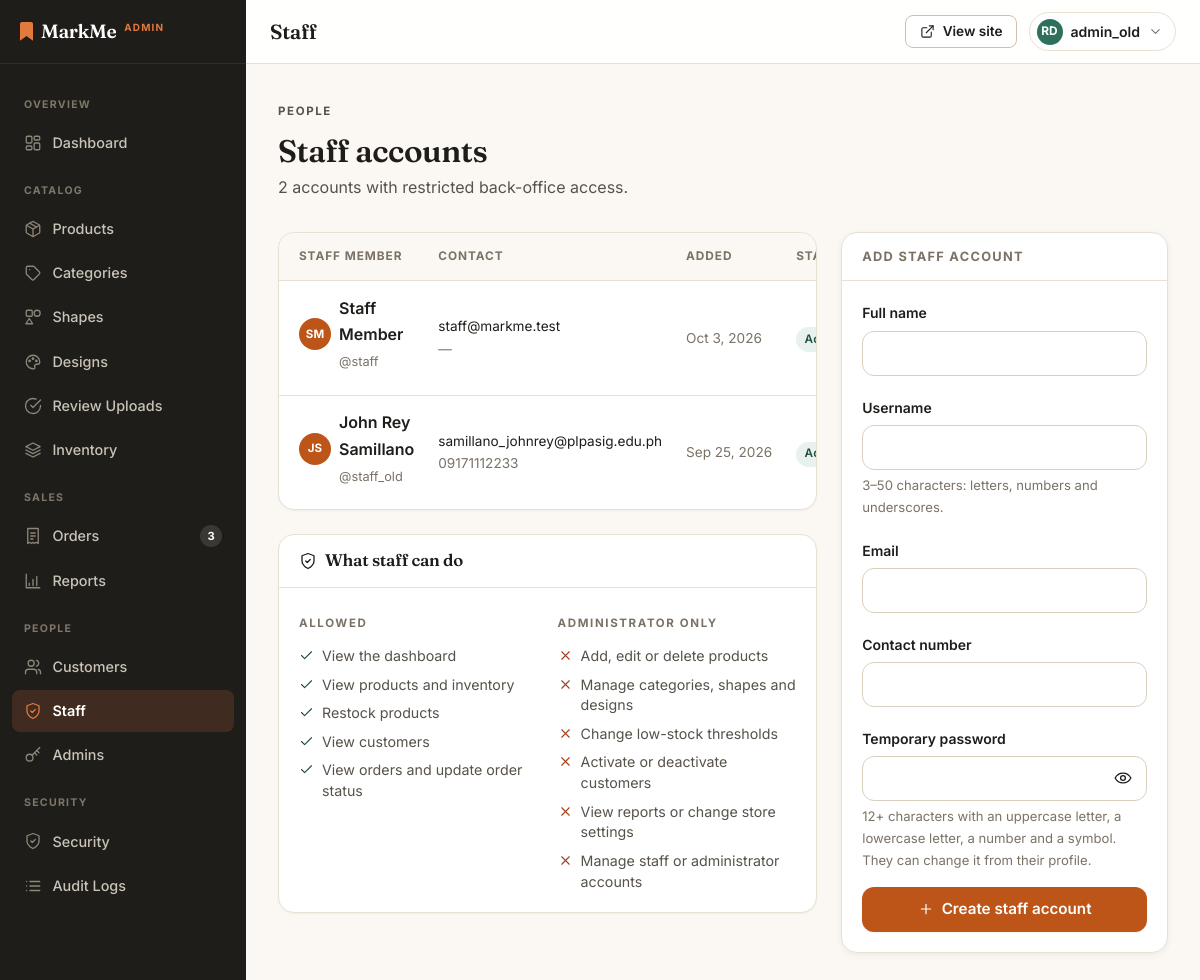
The page /admin/staff.php (signed in) on the database its author committed.
### tables this page shows
CREATE TABLE `users` (
  `user_id` int(10) UNSIGNED NOT NULL,
  `role` enum('customer','staff','admin') NOT NULL DEFAULT 'customer',
  `username` varchar(50) NOT NULL,
  `email` varchar(150) NOT NULL,
  `password_hash` varchar(255) NOT NULL,
  `mfa_secret` varchar(64) DEFAULT NULL,
  `mfa_enabled` tinyint(1) NOT NULL DEFAULT 0,
  `mfa_confirmed_at` timestamp NULL DEFAULT NULL,
  `password_changed_at` timestamp NULL DEFAULT NULL,
  `full_name` varchar(150) NOT NULL,
  `avatar_path` varchar(255) DEFAULT NULL,
  `contact_number` varchar(30) DEFAULT NULL,
  `address` varchar(255) DEFAULT NULL,
  `city` varchar(100) DEFAULT NULL,
  `province` varchar(100) DEFAULT NULL,
  `postal_code` varchar(10) DEFAULT NULL,
  `is_active` tinyint(1) NOT NULL DEFAULT 1,
  `activated_at` timestamp NULL DEFAULT NULL,
  `created_at` timestamp NOT NULL DEFAULT current_timestamp()
);

### config/db.php (called while the page is built, shortened)
<?php
function db(): PDO
{
    static $pdo = null;
    if ($pdo === null) {
        $dsn = 'mysql:host=' . DB_HOST . ';dbname=' . DB_NAME . ';charset=' . DB_CHARSET;
        $pdo = new PDO($dsn, DB_USER, DB_PASS, [
            PDO::ATTR_ERRMODE => PDO::ERRMODE_EXCEPTION,
            PDO::ATTR_DEFAULT_FETCH_MODE => PDO::FETCH_ASSOC,
            PDO::ATTR_EMULATE_PREPARES => false,
        ]);
    }
    return $pdo;
}

### includes/functions.php (called while the page is built, shortened)
<?php
require_once __DIR__ . '/../config/db.php';
function e(?string $value): string
{
    return htmlspecialchars($value ?? '', ENT_QUOTES, 'UTF-8');
}
function initials(?string $name): string
{
    $parts = preg_split('/\s+/', trim((string)$name)) ?: [];
    $parts = array_values(array_filter($parts));
    $first = mb_substr($parts[0], 0, 1);
    $last = count($parts) > 1 ? mb_substr($parts[count($parts) - 1], 0, 1) : '';
    return mb_strtoupper($first . $last);
}
function setting(string $key, string $default = ''): string
{
    static $cache = null;
    if ($cache === null) {
        $cache = [];
        foreach (db()->query('SELECT setting_key, setting_value FROM settings')->fetchAll() as $row) {
            $cache[$row['setting_key']] = (string)$row['setting_value'];
        }
    }
    return $cache[$key] ?? $default;
}
function avatar_url(?string $file): ?string
{
    if (!$file) {
        return null;
    }
    return is_file(__DIR__ . '/../uploads/avatars/' . $file)
        ? upload_url('avatars', $file)
        : null;
}

### includes/security.php (called while the page is built, shortened)
<?php
require_once __DIR__ . '/functions.php';
function sec_password_min(): int
{
    return max(8, (int)setting('password_min_length', '12'));
}

### admin/staff.php (the view, shortened to what this page needs)
<?php
$staff = db()->query(
    "SELECT user_id, username, email, full_name, avatar_path, contact_number, is_active, created_at
       FROM users WHERE role = 'staff' ORDER BY created_at DESC"
)->fetchAll();
$allowed = [
    'View the dashboard',
    'View products and inventory',
    'Restock products',
    'View customers',
    'View orders and update order status',
];
$denied = [
    'Add, edit or delete products',
    'Manage categories, shapes and designs',
    'Change low-stock thresholds',
    'Activate or deactivate customers',
    'View reports or change store settings',
    'Manage staff or administrator accounts',
];
require __DIR__ . '/includes/admin_header.php';
?>
<div class="page-head">
    <div>
        <p class="eyebrow eyebrow-muted">People</p>
        <h2 style="margin-top:var(--s-2)">Staff accounts</h2>
        <p><?= count($staff) ?> <?= count($staff) === 1 ? 'account' : 'accounts' ?> with restricted
            back-office access.</p>
    </div>
</div>
<div class="cart-grid">
    <div class="d-flex flex-column" style="gap:var(--s-6)">
        <div class="data-card">
            <div class="table-responsive">
                <table class="table table-hover">
                    <thead>
                        <tr>
                            <th scope="col">Staff member</th>
                            <th scope="col">Contact</th>
                            <th scope="col">Added</th>
                            <th scope="col">Status</th>
                        </tr>
                    </thead>
                    <tbody>
                        <?php foreach ($staff as $member): ?>
                            <?php $avatar = avatar_url($member['avatar_path']); ?>
                            <tr>
                                <th scope="row">
                                    <span class="d-flex align-items-center gap-2">
                                        <?php if ($avatar): ?>
                                            <img class="avatar avatar-img" src="<?= e($avatar) ?>" alt=""
                                                 width="32" height="32"
                                                 style="width:32px;height:32px;border-radius:var(--r-pill)" loading="lazy" decoding="async">
                                        <?php else: ?>
                                            <span class="avatar" aria-hidden="true"
                                                  style="width:32px;height:32px;border-radius:var(--r-pill);background:var(--accent-600);color:#fff;display:inline-flex;align-items:center;justify-content:center;font-size:.72rem;font-weight:700;flex:none">
                                                <?= e(initials($member['full_name'])) ?>
                                            </span>
                                        <?php endif; ?>
                                        <span>
                                            <span style="display:block;font-weight:600"><?= e($member['full_name']) ?></span>
                                            <span class="text-muted" style="font-size:.8rem;font-weight:400">@<?= e($member['username']) ?></span>
                                        </span>
                                    </span>
                                </th>
                                <td style="font-size:.85rem">
                                    <span style="display:block"><?= e($member['email']) ?></span>
                                    <span class="text-muted"><?= e($member['contact_number'] ?: '—') ?></span>
                                </td>
                                <td class="text-muted" style="font-size:.85rem;white-space:nowrap">
                                    <?= e(date('M j, Y', strtotime($member['created_at']))) ?>
                                </td>
                                <td>
                                    <span class="badge bg-<?= $member['is_active'] ? 'success' : 'secondary' ?>">
                                        <?= $member['is_active'] ? 'Active' : 'Deactivated' ?>
                                    </span>
                                </td>
                                                   minlength="<?= sec_password_min() ?>" required>
                            </tr>
                        <?php endforeach; ?>
                    </tbody>
                </table>
            </div>
        </div>
        <section class="card card-flush">
            <div class="panel-head">
                <h2 class="d-flex align-items-center gap-2"><?= icon('shield', 18) ?> What staff can do</h2>
            </div>
            <div class="panel-body">
                <div class="form-grid">
                    <div>
                        <p class="eyebrow eyebrow-muted">Allowed</p>
                        <ul class="perm-list is-allowed">
                            <?php foreach ($allowed as $item): ?>
                                <li><?= icon('check', 15) ?><span><?= e($item) ?></span></li>
                            <?php endforeach; ?>
                        </ul>
                    </div>
                    <div>
                        <p class="eyebrow eyebrow-muted">Administrator only</p>
                        <ul class="perm-list is-denied">
                            <?php foreach ($denied as $item): ?>
                                <li><?= icon('close', 15) ?><span><?= e($item) ?></span></li>
                            <?php endforeach; ?>
                        </ul>
                    </div>
                </div>
            </div>
        </section>
    </div>
    <aside class="summary-card">
        <h2>Add staff account</h2>
        <div class="summary-body">
            <form method="post">
                <div class="field-group">
                    <label class="form-label" for="sfName">Full name</label>
                    <input type="text" id="sfName" name="full_name" class="form-control" required>
                </div>
                <div class="field-group">
                    <label class="form-label" for="sfUser">Username</label>
                    <input type="text" id="sfUser" name="username" class="form-control"
                           pattern="[A-Za-z0-9_]{3,50}" required>
                    <p class="form-text">3&ndash;50 characters: letters, numbers and underscores.</p>
                </div>
                <div class="field-group">
                    <label class="form-label" for="sfEmail">Email</label>
                    <input type="email" id="sfEmail" name="email" class="form-control" required>
                </div>
                <div class="field-group">
                    <label class="form-label" for="sfContact">Contact number</label>
                    <input type="tel" id="sfContact" name="contact_number" class="form-control">
                </div>
                <div class="field-group">
                    <label class="form-label" for="sfPass">Temporary password</label>
                    <input type="password" id="sfPass" name="password" class="form-control"
                           minlength="<?= sec_password_min() ?>" required>
                    <p class="form-text">
                        <?= sec_password_min() ?>+ characters with an uppercase letter, a lowercase
                        letter, a number and a symbol. They can change it from their profile.
                    </p>
                </div>
                <button type="submit" class="btn btn-primary btn-block">
                    <?= icon('plus', 16) ?> Create staff account
                </button>
            </form>
        </div>
    </aside>
</div>
<?php require __DIR__ . '/../includes/backoffice/shell_footer.php'; ?>

### assets/css/variables.css (style rules this page uses)
:root { --cream: #fbf8f3; --cream-2: #f4eee4; --surface: #ffffff; --ink: #1f1d1a; --ink-2: #57524a; --ink-3: #7a7265; --accent: #e2793d; --accent-600: #bd5518; --accent-700: #a4470f; --accent-050: #fdf1e8; --green: #2f6f5e; --green-700: #1f4f42; --green-050: #e8f1ed; --gold: #d9a441; --ink-surface: var(--ink); --on-ink: #ffffff; --bar-bg: rgba(255, 255, 255, 0.92); --chip-bg: rgba(255, 255, 255, 0.94); --accent-text: var(--accent-700); --green-text: var(--green-700); --green-ink: var(--green); --border: #e8e0d3; --border-2: #d9cfbd; --row-hover: #fbf8f3; --hover-surface: #f4eee4; --btn-outline-border: #cdc1ab; --accent-border: #f0d9c6; --green-border: #cfe3da; --danger-border: #f0d3c5; --danger: #a1401a; --danger-050: #fbeae2; --warn: #8a6410; --warn-050: #fbf2dd; --shadow-xs: 0 1px 2px rgba(31, 29, 26, 0.05); --shadow-sm: 0 2px 6px rgba(31, 29, 26, 0.06); --shadow-md: 0 8px 20px rgba(31, 29, 26, 0.08); --shadow-lg: 0 18px 44px rgba(31, 29, 26, 0.12); --r-sm: 8px; --r-md: 12px; --r-lg: 16px; --r-xl: 24px; --r-pill: 999px; --art-bg: #ffffff; --s-1: 0.25rem; --s-2: 0.5rem; --s-3: 0.75rem; --s-4: 1rem; --s-5: 1.25rem; --s-6: 1.5rem; --s-8: 2rem; --s-10: 2.5rem; --s-12: 3rem; --s-16: 4rem; --section-y: clamp(3.25rem, 5.5vw, 5rem); --container: 1240px; --header-h: 68px; --font-display: "Fraunces", Georgia, "Times New Roman", serif; --font-body: "Inter", -apple-system, BlinkMacSystemFont, "Segoe UI", Roboto, sans-serif; --ease: cubic-bezier(0.2, 0.7, 0.3, 1); --ease-entrance: cubic-bezier(0.16, 1, 0.3, 1); --t-fast: 0.15s var(--ease); --t-base: 0.22s var(--ease); --bs-body-font-family: var(--font-body); --bs-body-color: var(--ink); --bs-border-color: var(--border); --bs-link-color: var(--green); --bs-link-hover-color: var(--green-700); --bs-border-radius: var(--r-md); }

### assets/css/base.css (style rules this page uses)
*, *::before, *::after { box-sizing: border-box; }
html { scroll-behavior: smooth; -webkit-text-size-adjust: 100%; }
body { display: flex; flex-direction: column; min-height: 100vh; margin: 0; background: var(--cream); color: var(--ink); font-family: var(--font-body); font-size: 1rem; line-height: 1.65; -webkit-font-smoothing: antialiased; }
h1, h2, h3, h4, h5, h6, .display-serif, .brand-mark { font-family: var(--font-display); font-weight: 600; color: var(--ink); line-height: 1.18; letter-spacing: -0.015em; margin: 0; }
h2, .h2 { font-size: clamp(1.6rem, 2.6vw, 2.1rem); }
p { margin: 0 0 var(--s-4); }
p:last-child { margin-bottom: 0; }
.eyebrow { display: inline-block; font-family: var(--font-body); font-size: 0.72rem; font-weight: 700; letter-spacing: 0.14em; text-transform: uppercase; color: var(--accent-text); margin: 0; }
.eyebrow-muted { color: var(--ink-3); }
.text-muted, .text-body-secondary { color: var(--ink-3) !important; }
.page-head { display: flex; flex-wrap: wrap; align-items: flex-end; justify-content: space-between; gap: var(--s-4); margin-bottom: var(--s-8); }
.page-head .eyebrow { margin-bottom: var(--s-1); }
.page-head p { color: var(--ink-2); margin: var(--s-1) 0 0; }

### assets/css/admin.css (style rules this page uses)
.admin-body { background: var(--cream); display: block; min-height: 100vh; }
.data-card { background: var(--surface); border: 1px solid var(--border); border-radius: var(--r-lg); box-shadow: var(--shadow-xs); overflow: hidden; }
.data-card .table { margin: 0; }
.data-card .table > :not(caption) > * > *:first-child { padding-left: var(--s-5); }
.data-card .table thead th { background: var(--cream); }
.perm-list { list-style: none; margin: var(--s-3) 0 0; padding: 0; display: flex; flex-direction: column; gap: var(--s-2); }
.perm-list li { display: flex; align-items: flex-start; gap: var(--s-2); font-size: 0.89rem; color: var(--ink-2); line-height: 1.45; }

### assets/css/responsive.css (style rules this page uses)
[id] { scroll-margin-top: calc(var(--header-h) + 16px); }

### assets/css/overrides.css (style rules this page uses)
.data-card .table-responsive { border-radius: inherit; }
.summary-card form .field-group:last-of-type { margin-bottom: var(--s-4); }
.table .avatar { text-transform: uppercase; }
.table-responsive { position: relative; max-width: 100%; }
.cart-grid > *, .checkout-grid > *, .studio-grid > *, .pdp-grid > * { min-width: 0; }

### rows shown on the page
users: full_name "SM", full_name "Staff Member", username "staff", email "staff@markme.test", contact_number "—", created_at "Oct 3, 2026", is_active "Active"
users: full_name "JS", full_name "John Rey Samillano", username "staff_old", email "samillano_johnrey@plpasig.edu.ph", contact_number "09171112233", created_at "Sep 25, 2026", is_active "Active"

### other values the page prints
is_admin() ? 'Admin' : 'Staff' "ADMIN"
$label "OVERVIEW"
$text "Dashboard"
$label "CATALOG"
$text "Products"
$text "Categories"
$text "Shapes"
$text "Designs"
$text "Review Uploads"
$text "Inventory"
$label "SALES"
$text "Orders"
$badge "3"
$text "Reports"
$label "PEOPLE"
